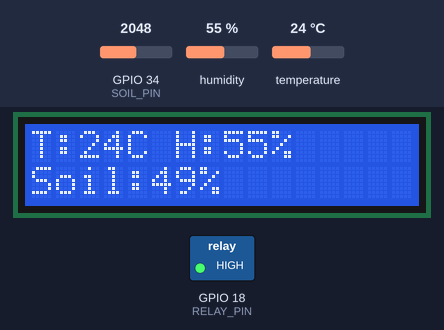
This sketch was run on a simulated ESP32. On the bench: 16×2 character LCD, switched loads named in the sketch (green lamp = pin HIGH). The inputs (shaded band) are chosen by the test bench; at power-on: GPIO 34 (SOIL_PIN) = 2048, humidity 55 %, temperature 24 °C. WiFi joins after 1.5 s; servers stay silent unless stated.

Above: at 6.5 s.
6.6 s: GPIO 34 (SOIL_PIN) set to 2768
At 8.9 s:
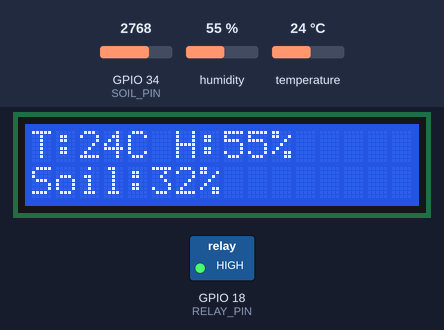
9.4 s: GPIO 34 (SOIL_PIN) set to 2873
At 11.1 s:
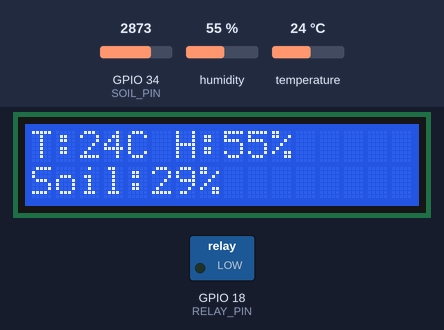
11.4 s: humidity set to 22 %
At 14.3 s:
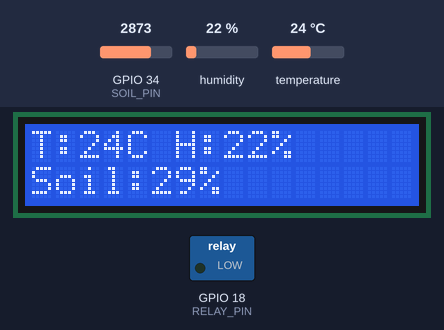
15.4 s: temperature set to 12 °C
At 18.6 s:
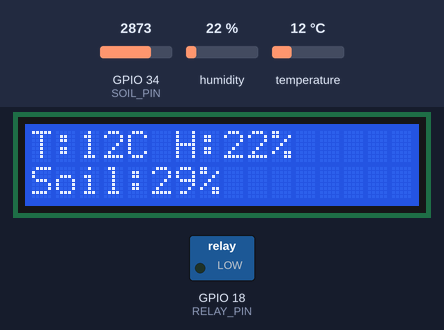
19.4 s: humidity set to 40 %
At 22.8 s:
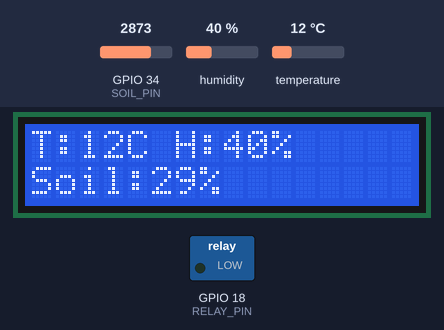
23.4 s: GPIO 34 (SOIL_PIN) set to 2866
At 24.7 s:
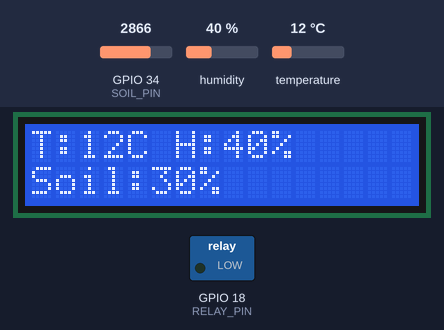
Timing chart, 0 to 26.4 s (numbered marks = the images above; inputs shaded):
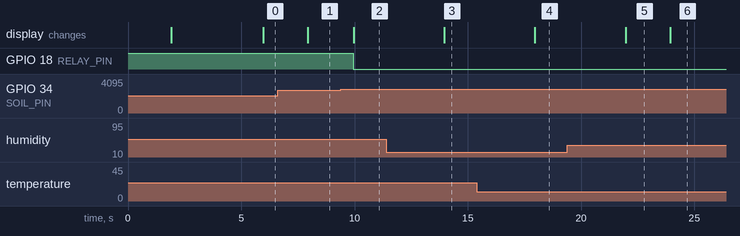

Measured:
- the behaviour switches between 2825 and 2826 on GPIO 34 (SOIL_PIN) (found by bisection; images 1 and 2)
- after the input at 6.6 s, the display: changes after 1.3 s (image 1)
- after the input at 9.4 s, GPIO 18 (RELAY_PIN): HIGH → LOW after 0.54 s; the display: changes after 0.57 s (image 2)
- after the input at 11.4 s, the display: changes after 2.6 s (image 3)
- after the input at 15.4 s, the display: changes after 2.6 s (image 4)
- after the input at 19.4 s, the display: changes after 2.6 s (image 5)
- after the input at 23.4 s, the display: changes after 0.54 s (image 6)

The sketch:

PBL_4_AIS.ino
```cpp
// ====================================================================================
// --- KONFIGURASI BLYNK DAN WIFI ---
// ====================================================================================

// ID unik untuk template Blynk yang Anda buat. Ganti dengan ID template Anda.
#define BLYNK_TEMPLATE_ID "BLYNK_TEMPLATE_ID"
// Nama template (judul proyek) di Blynk. Ganti dengan nama template Anda.
#define BLYNK_TEMPLATE_NAME "BLYNK_TEMPLATE_NAME"
// Token autentikasi yang diberikan oleh Blynk untuk menghubungkan perangkat ini. Ganti dengan token Anda.
#define BLYNK_AUTH_TOKEN "BLYNK_AUTH_TOKEN"

// Memuat library penting untuk koneksi WiFi dan Blynk pada ESP32
#include <WiFi.h>
#include <WiFiClient.h>
#include <BlynkSimpleEsp32.h>

// Memuat library untuk komunikasi I2C (diperlukan untuk LCD)
#include <Wire.h>
// Memuat library untuk LCD I2C 16x2
#include <LiquidCrystal_I2C.h>
// Memuat library untuk sensor Suhu dan Kelembaban (DHT11)
#include <DHT.h>

// ====================================================================================
// --- DEFINISI PIN HARDWARE DAN VARIABEL GLOBAL ---
// ====================================================================================

#define DHTPIN 4        // Pin GPIO 4 -> Sensor DHT11 (Suhu & Kelembaban)
#define DHTTYPE DHT11   // Jenis sensor: DHT11
#define SOIL_PIN 34     // Pin GPIO 34 (Analog) -> Sensor Kelembaban Tanah
#define RELAY_PIN 18    // Pin GPIO 18 -> Modul Relay

// Inisialisasi Perangkat Keras
LiquidCrystal_I2C lcd(0x27, 16, 2);
DHT dht(DHTPIN, DHTTYPE);
BlynkTimer timer; // Membuat objek timer dari BlynkTimer

// Kredensial WiFi (Ganti dengan data Anda!)
char ssid[] = "ssid";
char pass[] = "paa";

// --- DEFINISI VIRTUAL PIN BLYNK ---
#define VP_RELAY V0       // V0: Kontrol Pompa (Tombol/LED)
#define VP_TEMP V1        // V1: Suhu
#define VP_HUMI V2        // V2: Kelembaban Udara
#define VP_SOIL V3        // V3: Kelembaban Tanah
#define VP_SOIL_MIN V4    // V4: Batas Bawah Kelembaban Tanah
#define VP_SOIL_MAX V5    // V5: Batas Atas Kelembaban Tanah
#define VP_MODE V6        // V6: Mode Kontrol (0=Otomatis, 1=Manual)

// Variabel Status
int modeControl = 0;
int relayState = 0; // 0 = OFF, 1 = ON
int soilMin= 30;
int soilMax = 70;

// ====================================================================================
// --- FUNGSI UTAMA BLYNK: SINKRONISASI DAN KONTROL ---
// ====================================================================================

// FUNGSI PENTING: Dipanggil HANYA SEKALI setelah koneksi ke Blynk sukses.
// Bertugas mengambil nilai terakhir dari Virtual Pin di server Blynk.
BLYNK_CONNECTED() {
  // Meminta Blynk untuk mengirimkan nilai terbaru dari pin V4, V5, V6
  Blynk.syncVirtual(VP_SOIL_MIN, VP_SOIL_MAX, VP_MODE);
  // Catatan: V0 (Relay) tidak perlu di-sync karena akan diperbarui oleh logika di bawah.

  // Tampilkan status koneksi di LCD
  lcd.clear();
  lcd.setCursor(0,0);
  lcd.print("Blynk CONNECTED");
  lcd.setCursor(0,1);
  lcd.print("Mode: Otomatis"); // Asumsi default, akan diupdate oleh sync V6
  delay(2000); // Tampilkan sebentar
}

// ------------------ KONTROL MODE OTOMATIS/MANUAL (VP_MODE) ----------------------
BLYNK_WRITE(VP_MODE) {
  modeControl = param.asInt();
  if (modeControl == 0) {
    relayState = 0;
    digitalWrite(RELAY_PIN, HIGH); // Matikan pompa saat masuk mode Otomatis
    Blynk.virtualWrite(VP_RELAY, relayState);
  }
}

// ------------------ KONTROL MANUAL POMPA (VP_RELAY) ----------------------
BLYNK_WRITE(VP_RELAY) {
  // Kontrol manual hanya diizinkan jika modeControl adalah 1
  if (modeControl == 1) {
    relayState = param.asInt();
    // RELAY ACTIVE-LOW: 1 (ON) -> LOW, 0 (OFF) -> HIGH
    digitalWrite(RELAY_PIN, relayState == 1 ? LOW : HIGH);
    } else {
      // Jika mode Otomatis, kembalikan tombol di Blynk ke status saat ini (misalnya OFF)
      Blynk.virtualWrite(VP_RELAY, relayState);
    }
}

// -------------------- PENYIMPANAN BATAS SOIL ------------------------
BLYNK_WRITE(VP_SOIL_MIN) {
  soilMin = param.asInt();
}

BLYNK_WRITE(VP_SOIL_MAX) {
  soilMax = param.asInt();
}

// ====================================================================================
// --- FUNGSI TIMER: AMBIL DATA SENSOR DAN UPDATE BLYNK/LCD ---
// ====================================================================================
void sendSensorDataAndControl() {
    // -------------------- BACA SENSOR KELEMBABAN TANAH -------------------
    int soilRaw = analogRead(SOIL_PIN);
    int soilPercent = map(soilRaw, 4095, 0, 0, 100); // 4095=Kering, 0=Basah

    // -------------------- BACA SENSOR SUHU DAN KELEMBABAN UDARA (DHT11) ------------------
    float h = dht.readHumidity();
    float t = dht.readTemperature();

    // Cek error DHT
    if (isnan(h) || isnan(t)) {
      // Kirim notifikasi error ke Blynk
      Blynk.logEvent("dht_error", "Sensor DHT11 GAGAL BACA! Cek koneksi.");
      // Tampilkan error di LCD
      lcd.setCursor(0,0);
      lcd.print("Sensor DHT Error");
      lcd.setCursor(0,1);
      lcd.print("Skipping updates");
      return; // Hentikan fungsi jika error
      }

    // -------------------- LOGIKA MODE OTOMATIS -------------------
    if (modeControl == 0 ) {
      // Jika mode Otomatis, terapkan logika batas
      if (soilPercent <= soilMin) {
        relayState = 1; // Pompa ON
      } else if (soilPercent >= soilMax) {
        relayState = 0; // Pompa OFF
      }
      // Update status relay secara fisik dan di Blynk
      digitalWrite(RELAY_PIN, relayState == 1 ? LOW : HIGH);
      Blynk.virtualWrite(VP_RELAY, relayState);
    }

    // -------------------- KIRIM DATA KE BLYNK -----------------
    Blynk.virtualWrite(VP_SOIL, soilPercent);
    Blynk.virtualWrite(VP_TEMP, t);
    Blynk.virtualWrite(VP_HUMI, h);

    // -------------------- TAMPILAN LCD DISPLAY ---------------------
    lcd.clear();
    // Baris 1: Suhu dan Kelembaban Udara
    lcd.setCursor(0,0);
    lcd.print("T:");
    lcd.print(t, 0);
    lcd.print("C H:");
    lcd.print(h, 0);
    lcd.print("% ");

    // Baris 2: Kelembaban Tanah
    lcd.setCursor(0,1);
    lcd.print("Soil:");
    lcd.print(soilPercent);
    lcd.print("% ");
}


// ====================================================================================
// --- FUNGSI SETUP (JALAN HANYA SEKALI SAAT ESP32 DIHIDUPKAN) ---
// ====================================================================================
void setup() {
  Serial.begin(115200);

  pinMode(RELAY_PIN, OUTPUT);
  digitalWrite(RELAY_PIN, HIGH); // Pompa OFF saat startup (Active-LOW)

  lcd.init();
  lcd.backlight();
  dht.begin();

  // Tampilkan proses koneksi di LCD
  lcd.setCursor(0,0);
  lcd.print("Connecting WiFi");
  lcd.setCursor(0,1);
  lcd.print(ssid);

  // Mulai koneksi ke Blynk
  Blynk.begin(BLYNK_AUTH_TOKEN, ssid, pass);

  // Inisialisasi Timer: Panggil fungsi 'sendSensorDataAndControl' setiap 2000 ms (2 detik)
  // Pembacaan sensor DHT akan stabil pada interval ini
  timer.setInterval(2000L, sendSensorDataAndControl);
}

// ====================================================================================
// --- FUNGSI LOOP (JALAN TERUS MENERUS) ---
// ====================================================================================
void loop() {
  // Wajib: Menjalankan komunikasi Blynk
  Blynk.run();
  // Wajib: Menjalankan timer yang mengatur jadwal pembacaan sensor
  timer.run();
  // Loop sekarang sangat ringan dan efisien, tanpa delay()
}
```
